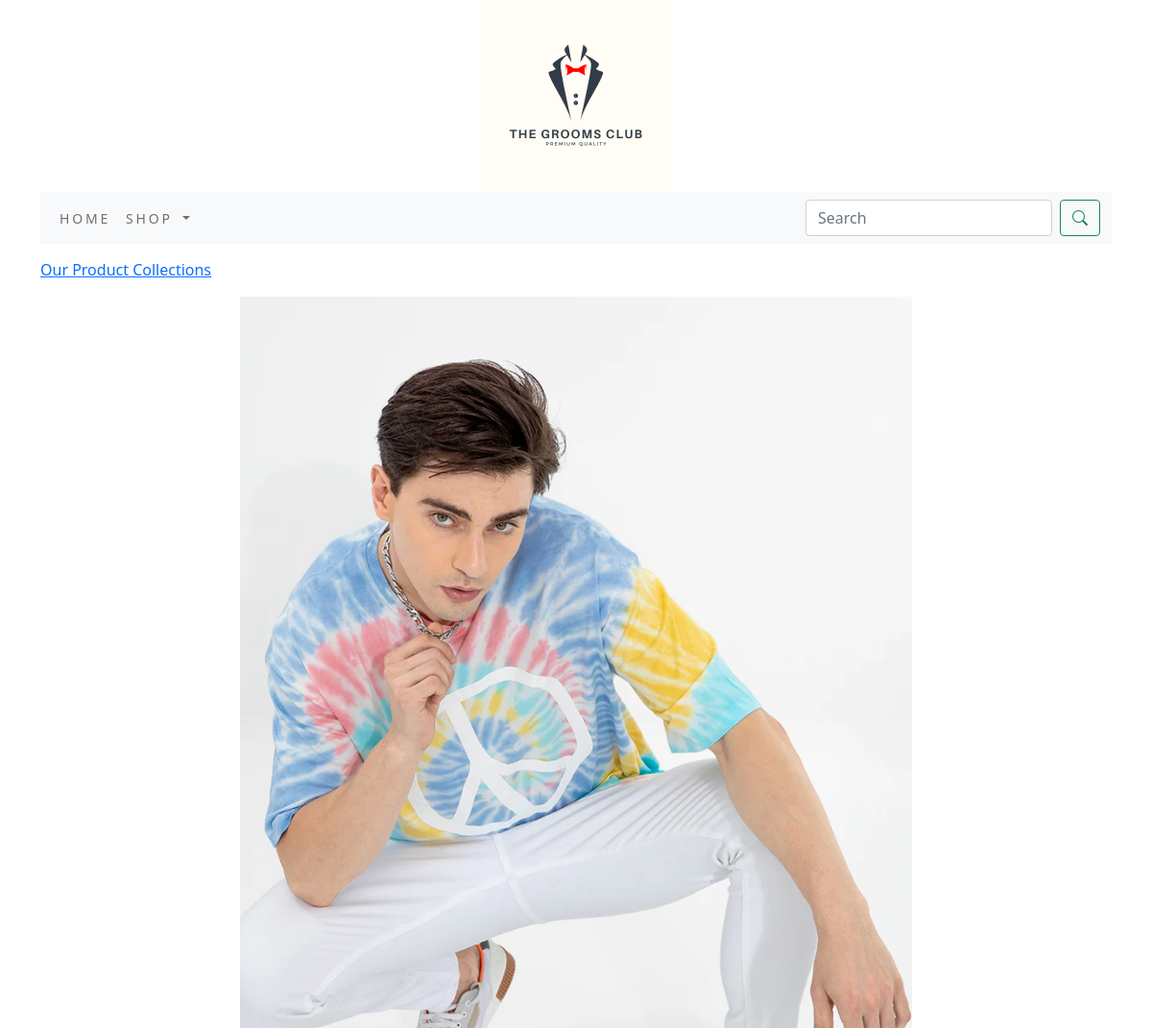
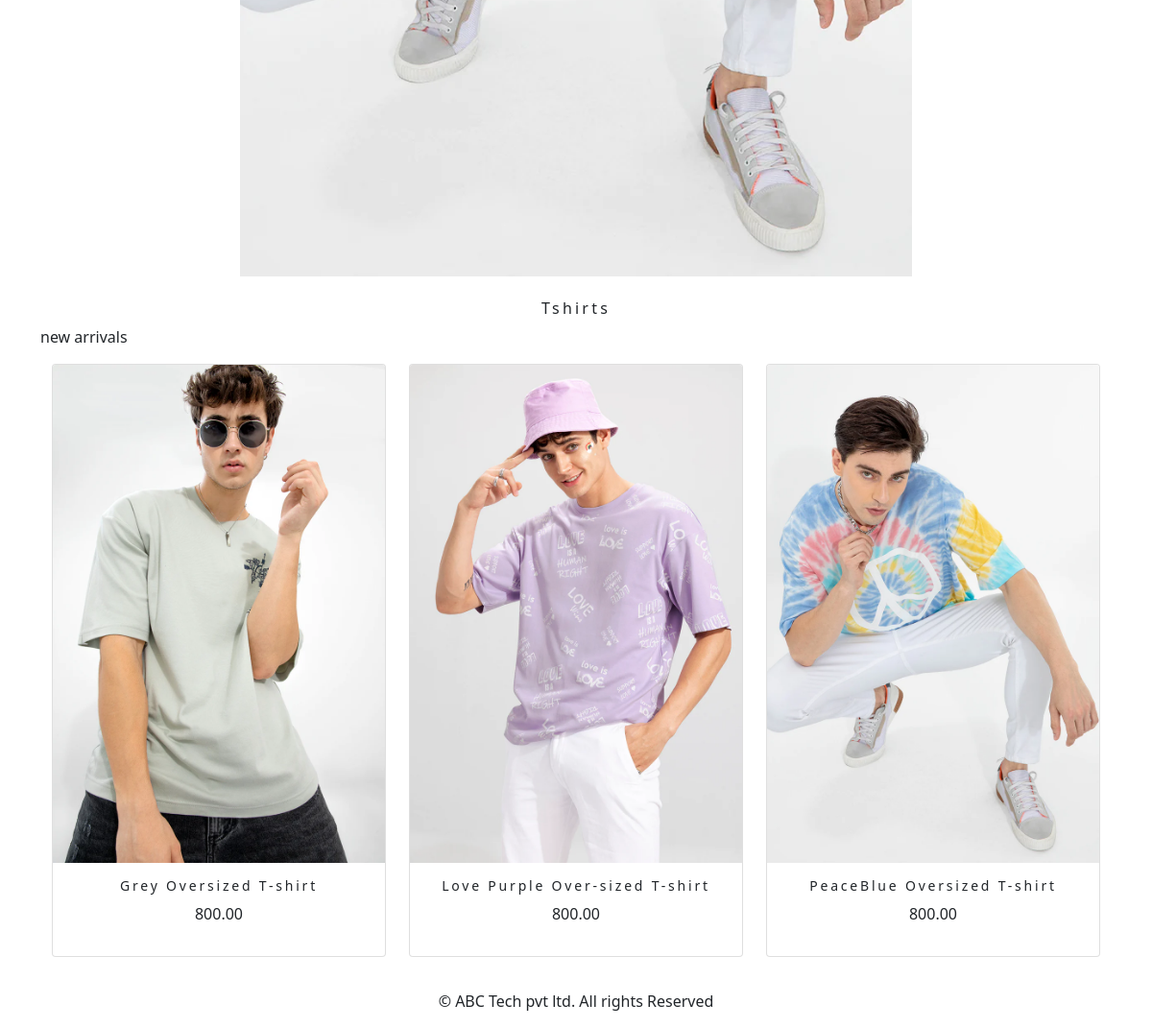
The page /shop/tshirts/ on the database its author committed (2 pictures, top to bottom).
### shop/models.py (models this page shows, shortened)
class Category(models.Model):
    name=models.CharField(max_length=250,unique=True)
    slug=models.SlugField(max_length=250,unique=True)
    description=models.TextField(blank=True)
    image=models.ImageField(upload_to='category',blank=True)
    class Meta:
        ordering=('name',)
        verbose_name='category'
        verbose_name_plural='categories'
    def get_url(self):
        return reverse('shop:products_by_category',args=[self.slug])

class Product (models.Model):
    name = models.CharField(max_length=250, unique=True)
    slug = models.SlugField(max_length=250, unique=True)
    description=models.TextField(blank=True)
    price=models.DecimalField(max_digits=10,decimal_places=2)
    category=models.ForeignKey(Category,on_delete=models.CASCADE)
    image = models.ImageField(upload_to='product',blank=True)
    stock=models.IntegerField()
    available=models.BooleanField(default=True)
    created=models.DateTimeField(auto_now_add=True)
    updated=models.DateTimeField(auto_now_add=True)
    def get_url(self):
        return reverse('shop:prodCatdetail',args=[self.category.slug,self.slug])
    class Meta:
        ordering=('name',)
        verbose_name='product'
        verbose_name_plural='products'

### shop/views.py (the view)
# urls.py: path('',views.allProdCat,name='allProdCat'),
def allProdCat(request,c_slug=None):
    c_page=None
    products_list=None
    if c_slug!=None:
        c_page=get_object_or_404(Category,slug=c_slug)
        products_list=Product.objects.all().filter(category=c_page,available=True)
    else:
        products_list=Product.objects.all().filter(available=True)
    paginator=Paginator(products_list,6)
    try:
        page=int(request.GET.get('page','1'))
    except:
        page=1
    try:
        products=paginator.page(page)
    except (EmptyPage,InvalidPage):
        products=paginator.page(paginator.num_pages)
    return render(request,"category.html",{'category':c_page,'products':products})

### cart/context_processors.py (called while the page is built)
def counter (request):
    item_count=0
    if 'admin' in request.path:
        return {}
    else:
        try:
            cart=Cart.objects.filter(cart_id=_cart_id(request))
            cart_items=CartItem.objects.all().filter(cart=cart[:1])
            for cart_item in cart_items:
                item_count += cart_item.quantity
        except Cart.DoesNotExist:
            item_count=0
    return dict(item_count=item_count)

### cart/views.py (called while the page is built)
def _cart_id(request):
    cart=request.session.session_key
    if not cart:
        cart=request.session.create()
    return cart

### shop/context_processors.py (called while the page is built)
def menu_links(request):
    links=Category.objects.all()
    return dict(links=links)

### templates/category.html (shortened to what this page needs)
{% extends 'base.html' %}
{% load static %}
{% block content %}
    {% if category %}
    <div>
        <div class="row my_row_class">
            <div class="mx-auto">
            <P><a href="{% url 'shop:allProdCat' %}">Our Product Collections</a> </P>
        </div>
            </div>
    </div>
    {% endif %}
<div class="mx_auto">
    {% if category %}
        <img class="my_image" src="{{category.image.url}}" alt="{{category.name}}">
</div>
     <br>
<div>
        <h1 class="text-center my_title">{{category.name}}</h1>
        <p class="text-justify">{{category.description}}</p>
</div>
    {% endif %}
<div class="container">
    <div class="row">
        {% for product in products.object_list %}
        <div class="my_bottom_margin col-12 col-sm-12 col-md-4  col-lg-4 ">
            <div class="card text-center" style="min-width:18rem;">
                <a href="{{product.get_url}}"> <img class="card-img-top my_image" src="{{product.image.url}}" alt="{{product.name}}"></a>
            <div class="card-body">
                <h4>{{product.name}}</h4>
                <p>{{product.price}}</p>
            </div>
            </div>
        </div>
        {% endfor %}
    </div>
    <br>
</div>
{% endblock %}

### static/css/custom.css (style rules this page uses)
body { font-family: 'Roboto', sans-serif; }
.my_row_class { padding-top :15px; }
.my_image { width :700px; height :auto; display:block; margin-left:auto; margin-right:auto; }
.my_title { font-size :16px; text_transform :uppercase; letter-spacing :.2em; }
.my_bottom_margin { margin-bottom :10px; }
.card-body h4 { font-size :14px; text_transform :uppercase; letter-spacing :.2em; }

### rows shown on the page
Category: image (picture), name "Tshirts", description "new arrivals"
Product: image (picture), name "Grey Oversized T-shirt", price "800.00"
Product: image (picture), name "Love Purple Over-sized T-shirt", price "800.00"
Product: image (picture), name "PeaceBlue Oversized T-shirt", price "800.00"
